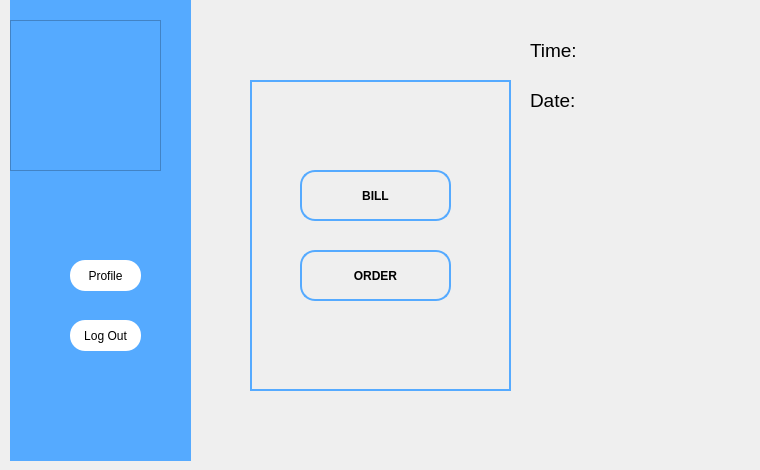
    <widget class="QWidget" name="page">
     <widget class="QLabel" name="label_18">
      <property name="geometry">
       <rect>
        <x>530</x>
        <y>90</y>
        <width>47</width>
        <height>21</height>
       </rect>
      </property>
      <property name="font">
       <font>
        <pointsize>14</pointsize>
       </font>
      </property>
      <property name="text">
       <string>Date:</string>
      </property>
     </widget>
     <widget class="QLabel" name="label_17">
      <property name="geometry">
       <rect>
        <x>530</x>
        <y>40</y>
        <width>47</width>
        <height>21</height>
       </rect>
      </property>
      <property name="font">
       <font>
        <pointsize>14</pointsize>
       </font>
      </property>
      <property name="text">
       <string>Time:</string>
      </property>
     </widget>
     <widget class="QFrame" name="frame_2">
      <property name="geometry">
       <rect>
        <x>250</x>
        <y>80</y>
        <width>261</width>
        <height>311</height>
       </rect>
      </property>
      <property name="styleSheet">
       <string notr="true">#frame_2
{
	border:2px solid rgb(85, 170, 255);
}</string>
      </property>
      <property name="frameShape">
       <enum>QFrame::StyledPanel</enum>
      </property>
      <property name="frameShadow">
       <enum>QFrame::Raised</enum>
      </property>
      <widget class="QPushButton" name="order">
       <property name="geometry">
        <rect>
         <x>50</x>
         <y>170</y>
         <width>151</width>
         <height>51</height>
        </rect>
       </property>
       <property name="font">
        <font>
         <family>Arial</family>
         <weight>75</weight>
         <bold>true</bold>
        </font>
       </property>
       <property name="styleSheet">
        <string notr="true">#order
{
	border-radius:15px;
	background:transparent;
	border:2px solid rgb(85, 170, 255);
}

#order:hover
{
	background:rgb(85, 170, 255);
}</string>
       </property>
       <property name="text">
        <string>ORDER</string>
       </property>
      </widget>
      <widget class="QPushButton" name="billButton">
       <property name="geometry">
        <rect>
         <x>50</x>
         <y>90</y>
         <width>151</width>
         <height>51</height>
        </rect>
       </property>
       <property name="font">
        <font>
         <family>Arial</family>
         <weight>75</weight>
         <bold>true</bold>
        </font>
       </property>
       <property name="styleSheet">
        <string notr="true">#billButton
{
	border-radius:15px;
	background:transparent;
	border:2px solid rgb(85, 170, 255);
}

#billButton:hover
{
	background:rgb(85, 170, 255);
}</string>
       </property>
       <property name="text">
        <string>BILL</string>
       </property>
      </widget>
     </widget>
     <widget class="QLabel" name="time">
      <property name="geometry">
       <rect>
        <x>610</x>
        <y>40</y>
        <width>141</width>
        <height>21</height>
       </rect>
      </property>
      <property name="text">
       <string/>
      </property>
     </widget>
     <widget class="QWidget" name="widget_54" native="true">
      <property name="geometry">
       <rect>
        <x>10</x>
        <y>0</y>
        <width>181</width>
        <height>461</height>
       </rect>
      </property>
      <property name="styleSheet">
       <string notr="true">background:rgb(85, 170, 255);</string>
      </property>
      <widget class="QPushButton" name="profileButton_21">
       <property name="geometry">
        <rect>
         <x>60</x>
         <y>260</y>
         <width>71</width>
         <height>31</height>
        </rect>
       </property>
       <property name="styleSheet">
        <string notr="true">#profileButton_21
{
	border-radius:15px;
	background:white;
}

#profileButton_21:hover
{
	border:2px solid black;
}</string>
       </property>
       <property name="text">
        <string>Profile</string>
       </property>
      </widget>
      <widget class="QPushButton" name="logOutButton_21">
       <property name="geometry">
        <rect>
         <x>60</x>
         <y>320</y>
         <width>71</width>
         <height>31</height>
        </rect>
       </property>
       <property name="styleSheet">
        <string notr="true">#logOutButton_21
{
	border-radius:15px;
	background:white;
}

#logOutButton_21:hover
{
	border:2px solid black;
}	
</string>
       </property>
       <property name="text">
        <string>Log Out</string>
       </property>
      </widget>
      <widget class="QFrame" name="frame_79">
       <property name="geometry">
        <rect>
         <x>0</x>
         <y>20</y>
         <width>151</width>
         <height>151</height>
        </rect>
       </property>
       <property name="styleSheet">
        <string notr="true">image: url(C:/Users/meriam/Documents/qt/projectSecond/floralloLogo.png);
border-image:url(:/images/floralloLogo.png);</string>
       </property>
       <property name="frameShape">
        <enum>QFrame::StyledPanel</enum>
       </property>
       <property name="frameShadow">
        <enum>QFrame::Raised</enum>
       </property>
      </widget>
     </widget>
     <widget class="QLabel" name="date">
      <property name="geometry">
       <rect>
        <x>610</x>
        <y>85</y>
        <width>141</width>
        <height>31</height>
       </rect>
      </property>
      <property name="text">
       <string/>
      </property>
     </widget>
    </widget>
